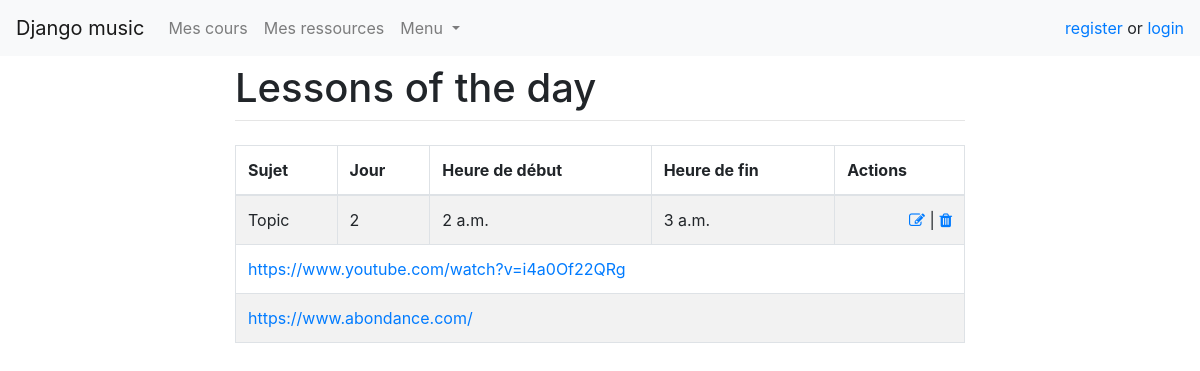
/courses/2/, run on the app's committed database.
### courses/models.py (models this page shows, shortened)
class Course(models.Model):
    topic = models.CharField(max_length=549)
    dayOfTheWeek = models.PositiveSmallIntegerField(
        choices=DAY_OF_THE_WEEK_CHOICES,
        default=0
    )
    startTime = models.TimeField()
    endTime = models.TimeField()
    teacher = models.ForeignKey(User, on_delete=models.CASCADE, related_name='course_teacher')
    students = models.ManyToManyField(User, related_name='course_students')

### resources/models.py (models this page shows)
class Resource(models.Model):
    url = models.CharField(max_length=549)
    teacher = models.ForeignKey(User, on_delete=models.CASCADE, related_name='resource_teacher')
    courses = models.ManyToManyField(Course, related_name='resource_courses')

### courses/views.py (the view)
# urls.py: path('<int:course_id>/', views.show, name='courses_show'),
def show(request, course_id):
    course = Course.objects.get(id=course_id)
    resources = Resource.objects.filter(courses=course_id)
    return render(request, 'courses/show.html', {'course': course,'resources': resources })

### courses/templates/courses/show.html (shortened to what this page needs)
{% extends 'base.html' %}
{% block content %}
    <table class="table table-hover table-striped table-bordered">
        <thead>
            <th>Sujet</th>
            <th>Jour</th>
            <th>Heure de début</th>
            <th>Heure de fin</th>
            <th>Actions</th>
        </thead>
        <tbody>
            <tr>
                <td>{{ course.topic }}</td>
                <td>{{ course.dayOfTheWeek }}</td>
                <td>{{ course.startTime }}</td>
                <td>{{ course.endTime }}</td>
                <td class="text-right">
                    <a href="edit"><i class="fa fa-edit"></i></a> |
                    <a href="delete" onclick="return confirm('Voulez-vous vraiment supprimer le cours {{ course.topic }}?');"><i class="fa fa-trash"></i></a>
                </td>
            </tr>
            {% for resource in resources %}
                <tr>
                    <td colspan="5">
                        <a href="{{resource.url}}" target="_blank">{{ resource.url }}</a>
                    </td>
                </tr>
            {% endfor %}
        </tbody>
    </table>
{% endblock %}

### data on the page
Course: topic "Topic", dayOfTheWeek "2", startTime "2 a.m.", endTime "3 a.m."
Resource: url "https://www.youtube.com/watch?v=i4a0Of22QRg"
Resource: url "https://www.abondance.com/"
